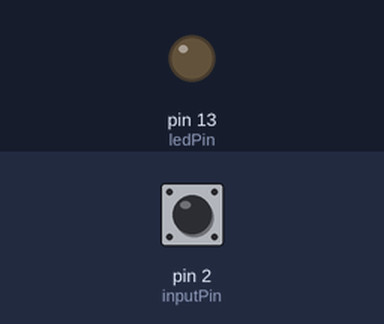
Bench run of a sketch on a simulated Arduino Uno, built with avr-gcc and run on an emulated ATmega328P. Shown: output pins drawn as LEDs (lit = HIGH). Dashed ring = blinking. The inputs (shaded band) are chosen by the test bench; at power-on: pin 2 (inputPin) HIGH. Sleep ends after the set time or at an interrupt.

Above: at 5.0 s.
5.1 s: pin 2 (inputPin) pulled LOW for 0.15 s
At 5.2 s:
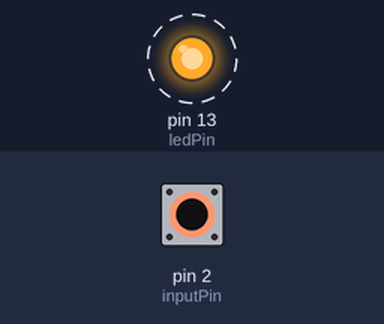
Timing chart, 0 to 14.1 s (numbered marks = the images above; inputs shaded):
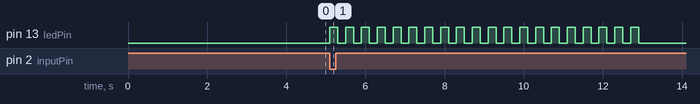

The sketch:

preryvaniya2.ino
```cpp
/*
Бывают ситуации, когда нам нужно поймать событие, на которое сразу реагировать не нужно.
А как вы помните - в прерываниях лучше не делать большие и нагружающие систему куски кода.
Поэтому в таких случаях делаем так: создаем переменную флажок, и если событие происходит, в
прерывании просто поднимаем этот флажок, а далее, уже после программы прерывания проверяем
поднят ли наш флаг, сбрасываем его и выполняем нужные действия.
Рассмотрим как раз такое пример с флагом. Для этого скетча нам понадобится подключить
только кнопку к цифровому пину 2, что соответствует прерыванию 0.
*/
#include <avr/sleep.h>

const int ledPin = 13;
const int inputPin = 2;
volatile boolean flag;

void setup() {
  pinMode(ledPin, OUTPUT);
  pinMode(inputPin, INPUT_PULLUP);
  goToSleep();
}

void loop() {
  if (flag) {
    doSomething();
    flag = false;
    goToSleep();
  }
}

void setFlag() {//функция прерывания
  flag = true;
}

void goToSleep() {
  set_sleep_mode(SLEEP_MODE_PWR_DOWN);//максимальный режим энергосбережения
  sleep_enable();//инициальзация сна
  attachInterrupt(0, setFlag, LOW); // контакт D2(0), режим работы LOW
  //пока LOW активно, микроконтроллер просыпается
  sleep_mode(); // включить энергосберегающий режим
  // Теперь микроконтроллер простаивает, пока уровень напряжения
  // на контакте прерывания не упадет до LOW, затем... sleep_disable();
  detachInterrupt(0);//выключаем глобальные прерывания
}

void doSomething() {
  for (int i = 0; i < 20; i++) {
    digitalWrite(ledPin, HIGH);
    delay(200);
    digitalWrite(ledPin, LOW);
    delay(200);
  }
}
/*
Первое, на что стоит обратить внимание, мы воспользовались библиотекой <avr/sleep.h>. Эта
библиотека не является частью ядра Arduino, она поддерживает все семейство микроконтроллеров
AVR. Далее, как было описано выше, мы определяем оперативную переменную volatile, чтобы
подпрограмма прерывания была связана с остальной программой.
После определения режимов работы пинов мы вызываем функцию goToSleep(). Эта функция
устанавливает режим энергосбережения - в данном случае SLEEP_MODE_PWR_DOWN. В этом
режиме энергопотребление снижается до минимума. Далее вызывается sleep_enable. Этот вызов еще
не переводит микроконтроллер в режим энергосбережения. Прежде чем сделать это, нужно настроить
прерывание 0 (контакт D2), чтобы плату можно было вернуть в нормальный режим
функционирования.
Также, стоит обратить внимание, что здесь используется тип прерывания LOW. В данном
примере другие типы работать не будут.
Вызов sleep_mode() после настройки прерывания фактически переводит микроконтроллер в
энергосберегающий режим. Когда позднее произойдет возврат в нормальный режим работы, будет
вызвана подпрограмма обработки прерываний и скетч продолжит выполнение со следующей строки в
функции goToSleep. В этой строке сразу же выполняется вызов disable_sleep, и прерывание
отключается, поэтому подпрограмма обработки прерываний не будет вызвана снова, пока скетч вновь
не переведет микроконтроллер в энергосберегающий режим.
Когда падение напряжения на контакте D2 вызовет прерывание, подпрограмма-обработчик
(setFlag) просто установит флаг, который проверяется функцией loop. Не забывайте, что в
подпрограммах обработки прерываний нельзя использовать функцию delay и подобные ей. Поэтому
функция loop должна проверить флаг и, если он установлен, вызвать функцию doSomething.
*/
```

Measured:
- after the input at 5.1 s, pin 13 (ledPin): alternates HIGH for 0.20 s and LOW for 0.20 s, 40 changes in all, then stays LOW, starting at once
